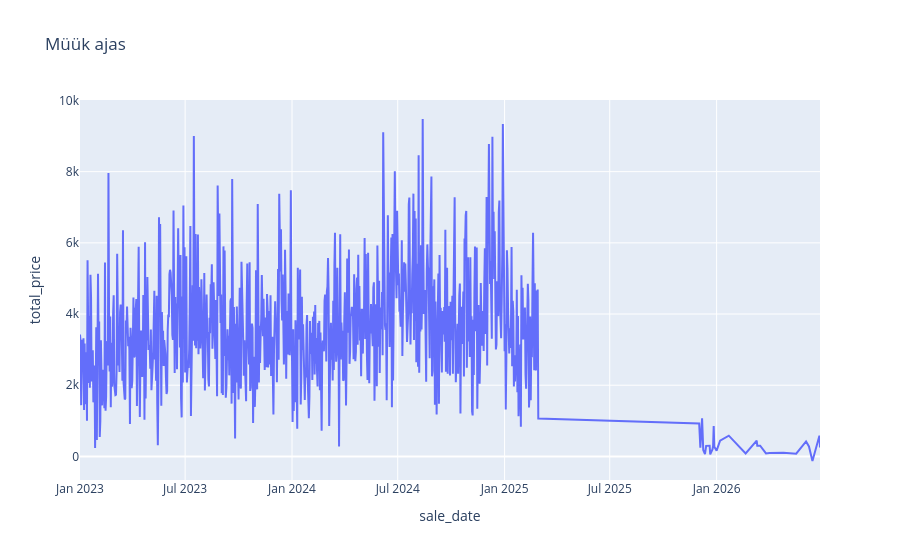

The code cell stored with this chart in its notebook:
### Code cell
fig = px.line(
    daily_sales,
    x="sale_date",
    y="total_price",
    title="Müük ajas"
)
fig.show()

### Figure 1 — Plotly figure (JSON) as saved in the notebook; plotly's stock layout.template omitted (floating-point values rounded to 4 significant figures; data arrays with more than 128 entries replaced by an {"elided": "..."} marker saying what was removed)
{"data": [{"hovertemplate": "sale_date=%{x}<br>total_price=%{y}<extra></extra>", "legendgroup": "", "line": {"color": "#636efa", "dash": "solid"}, "marker": {"symbol": "circle"}, "mode": "lines", "name": "", "orientation": "v", "showlegend": false, "type": "scatter", "x": {"elided": "818 str values"}, "xaxis": "x", "y": {"elided": "818 float values"}, "yaxis": "y"}], "layout": {"legend": {"tracegroupgap": 0}, "title": {"text": "Müük ajas"}, "xaxis": {"anchor": "y", "domain": [0, 1], "title": {"text": "sale_date"}}, "yaxis": {"anchor": "x", "domain": [0, 1], "title": {"text": "total_price"}}}}
